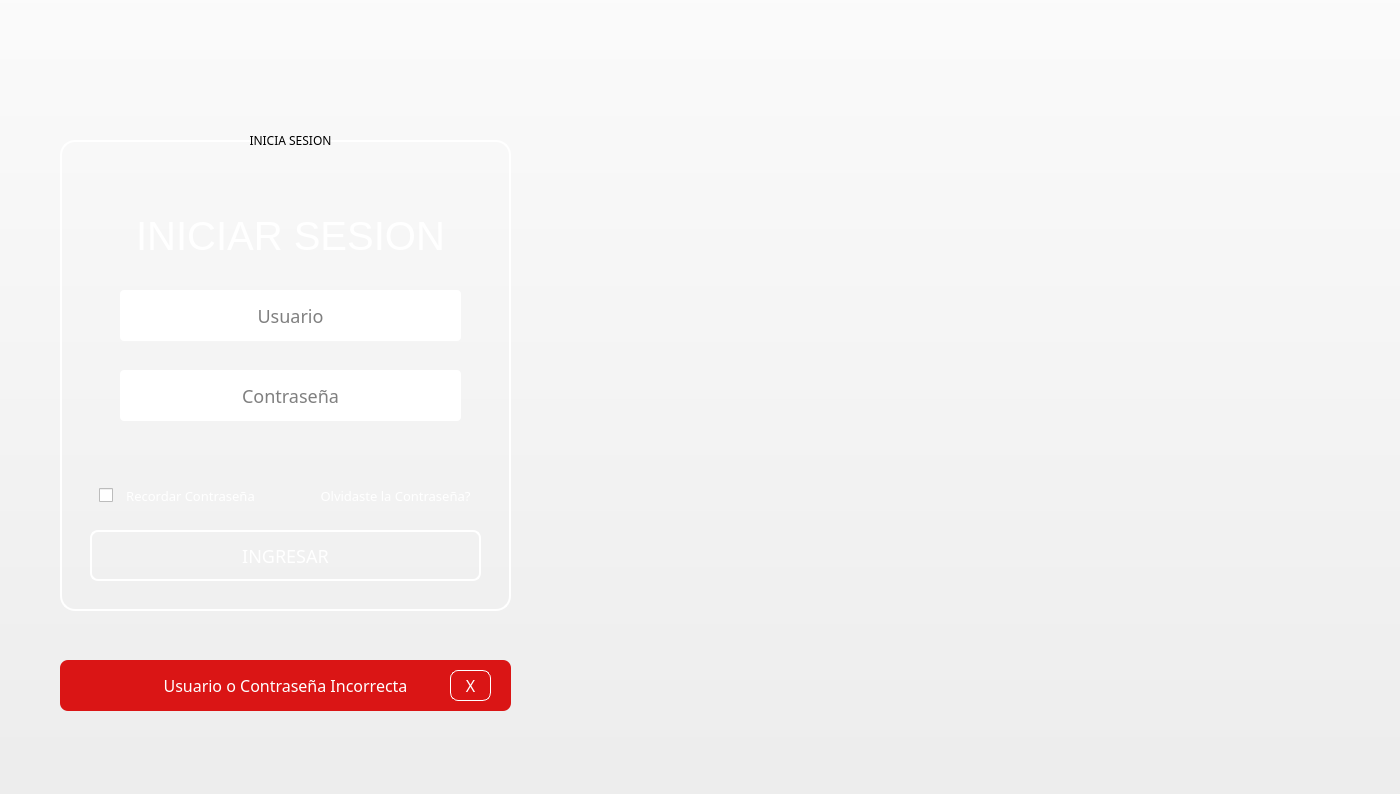
<?xml version="1.0" encoding="UTF-8"?>
<ui version="4.0">
 <class>mainWindow</class>
 <widget class="QMainWindow" name="mainWindow">
  <property name="geometry">
   <rect>
    <x>0</x>
    <y>0</y>
    <width>1400</width>
    <height>794</height>
   </rect>
  </property>
  <property name="minimumSize">
   <size>
    <width>1200</width>
    <height>794</height>
   </size>
  </property>
  <property name="maximumSize">
   <size>
    <width>1400</width>
    <height>794</height>
   </size>
  </property>
  <property name="windowTitle">
   <string>RecFace</string>
  </property>
  <property name="styleSheet">
   <string notr="true">*{
	font-family:century gothic;
	font-size:40
}


QFrame{
	background: transparent;
	border-width: 2px;
	border-radius:15px;
  	border-style: solid;
	border-color: white;
}

#btningresar{
	background: transparent;
 	border-style: solid;
	border-color: white;
	border-width: 2px;
	border-radius:8px;
	font-size:18px;

}

#pushButton_2{
	background: transparent;
	border-radius:60px;


}
QLabel{
background:0A2732;
color:white;
font-size: 30px;

}

QPushButton{
	color:white;
}

QPushButton{
	color:white;
}
#btningresar:hover{
		background:black;
		border-style: solid;
		border-color: white;
		border-width: 2px;
		color:red;
}

#usuario{

	font-size:18px;
	border-radius:4px;
	


}

#password{

	font-size:18px;
	border-radius:4px;
	


}
#textEdit{

	font-size:18px;
	background:transparent;
	border-radius:transparent;
	color:white;

}

#inicia{
	
border:transparent;
color:white;
font-size:40px;
font-family: arial;
}


#inicia_2{
	
border:transparent;
color:white;
font-size:13px;
}


#inicia_3{
	
border:transparent;
color:white;
font-size:13px;
}

#error{
	background: #DA1515;
    border-radius:8px;
	font-size:16px;

}

#errorbtn{
	background: transparent;
    border-radius:4px;
	font-size:16px;

	border-style: solid;
    border-color: white;
	border-width: 1px;
	border-radius:8px;
}

#errorbtn:hover{
	background: black;
    border-radius:4px;
	font-size:16px;
	border-style: solid;
    border-color: black;
	border-width: 1px;
	border-radius:8px;
}
</string>
  </property>
  <property name="iconSize">
   <size>
    <width>800</width>
    <height>600</height>
   </size>
  </property>
  <widget class="QWidget" name="centralwidget">
   <widget class="QFrame" name="frame">
    <property name="geometry">
     <rect>
      <x>60</x>
      <y>140</y>
      <width>451</width>
      <height>471</height>
     </rect>
    </property>
    <property name="frameShape">
     <enum>QFrame::StyledPanel</enum>
    </property>
    <property name="frameShadow">
     <enum>QFrame::Raised</enum>
    </property>
    <widget class="QPushButton" name="btningresar">
     <property name="geometry">
      <rect>
       <x>30</x>
       <y>390</y>
       <width>391</width>
       <height>51</height>
      </rect>
     </property>
     <property name="text">
      <string>INGRESAR</string>
     </property>
    </widget>
    <widget class="QLineEdit" name="usuario">
     <property name="enabled">
      <bool>true</bool>
     </property>
     <property name="geometry">
      <rect>
       <x>60</x>
       <y>150</y>
       <width>341</width>
       <height>51</height>
      </rect>
     </property>
     <property name="mouseTracking">
      <bool>true</bool>
     </property>
     <property name="acceptDrops">
      <bool>true</bool>
     </property>
     <property name="inputMask">
      <string/>
     </property>
     <property name="text">
      <string/>
     </property>
     <property name="alignment">
      <set>Qt::AlignCenter</set>
     </property>
     <property name="dragEnabled">
      <bool>true</bool>
     </property>
     <property name="readOnly">
      <bool>false</bool>
     </property>
     <property name="placeholderText">
      <string>Usuario</string>
     </property>
     <property name="clearButtonEnabled">
      <bool>true</bool>
     </property>
    </widget>
    <widget class="QLineEdit" name="password">
     <property name="enabled">
      <bool>true</bool>
     </property>
     <property name="geometry">
      <rect>
       <x>60</x>
       <y>230</y>
       <width>341</width>
       <height>51</height>
      </rect>
     </property>
     <property name="mouseTracking">
      <bool>true</bool>
     </property>
     <property name="acceptDrops">
      <bool>true</bool>
     </property>
     <property name="inputMask">
      <string/>
     </property>
     <property name="text">
      <string/>
     </property>
     <property name="alignment">
      <set>Qt::AlignCenter</set>
     </property>
     <property name="dragEnabled">
      <bool>true</bool>
     </property>
     <property name="readOnly">
      <bool>false</bool>
     </property>
     <property name="placeholderText">
      <string>Contraseña</string>
     </property>
     <property name="clearButtonEnabled">
      <bool>true</bool>
     </property>
    </widget>
    <widget class="QLabel" name="inicia">
     <property name="geometry">
      <rect>
       <x>70</x>
       <y>70</y>
       <width>321</width>
       <height>51</height>
      </rect>
     </property>
     <property name="text">
      <string>INICIAR SESION</string>
     </property>
     <property name="scaledContents">
      <bool>false</bool>
     </property>
     <property name="alignment">
      <set>Qt::AlignCenter</set>
     </property>
    </widget>
    <widget class="QLabel" name="inicia_2">
     <property name="geometry">
      <rect>
       <x>60</x>
       <y>330</y>
       <width>141</width>
       <height>51</height>
      </rect>
     </property>
     <property name="text">
      <string>Recordar Contraseña</string>
     </property>
     <property name="scaledContents">
      <bool>false</bool>
     </property>
     <property name="alignment">
      <set>Qt::AlignCenter</set>
     </property>
    </widget>
    <widget class="QCheckBox" name="checkBox">
     <property name="geometry">
      <rect>
       <x>39</x>
       <y>340</y>
       <width>21</width>
       <height>31</height>
      </rect>
     </property>
     <property name="text">
      <string/>
     </property>
    </widget>
    <widget class="QLabel" name="inicia_3">
     <property name="geometry">
      <rect>
       <x>210</x>
       <y>330</y>
       <width>251</width>
       <height>51</height>
      </rect>
     </property>
     <property name="text">
      <string>Olvidaste la Contraseña?</string>
     </property>
     <property name="scaledContents">
      <bool>false</bool>
     </property>
     <property name="alignment">
      <set>Qt::AlignCenter</set>
     </property>
    </widget>
   </widget>
   <widget class="QToolButton" name="pushButton_2">
    <property name="geometry">
     <rect>
      <x>170</x>
      <y>30</y>
      <width>241</width>
      <height>221</height>
     </rect>
    </property>
    <property name="text">
     <string>INICIA SESION</string>
    </property>
    <property name="icon">
     <iconset resource="iconos/imagenes.qrc">
      <normaloff>:/logos/umbrella.png</normaloff>:/logos/umbrella.png</iconset>
    </property>
    <property name="iconSize">
     <size>
      <width>400</width>
      <height>600</height>
     </size>
    </property>
   </widget>
   <widget class="QPushButton" name="error">
    <property name="geometry">
     <rect>
      <x>60</x>
      <y>660</y>
      <width>451</width>
      <height>51</height>
     </rect>
    </property>
    <property name="text">
     <string>Usuario o Contraseña Incorrecta</string>
    </property>
   </widget>
   <widget class="QPushButton" name="errorbtn">
    <property name="enabled">
     <bool>true</bool>
    </property>
    <property name="geometry">
     <rect>
      <x>450</x>
      <y>670</y>
      <width>41</width>
      <height>31</height>
     </rect>
    </property>
    <property name="text">
     <string>X</string>
    </property>
    <property name="iconSize">
     <size>
      <width>14</width>
      <height>16</height>
     </size>
    </property>
   </widget>
   <widget class="QPushButton" name="fondo">
    <property name="geometry">
     <rect>
      <x>-30</x>
      <y>-250</y>
      <width>1451</width>
      <height>1051</height>
     </rect>
    </property>
    <property name="autoFillBackground">
     <bool>false</bool>
    </property>
    <property name="text">
     <string/>
    </property>
    <property name="icon">
     <iconset resource="iconos/imagenes.qrc">
      <normaloff>:/logos/umbrellafondo.jpg</normaloff>:/logos/umbrellafondo.jpg</iconset>
    </property>
    <property name="iconSize">
     <size>
      <width>3000</width>
      <height>1200</height>
     </size>
    </property>
   </widget>
   <zorder>fondo</zorder>
   <zorder>frame</zorder>
   <zorder>pushButton_2</zorder>
   <zorder>error</zorder>
   <zorder>errorbtn</zorder>
  </widget>
 </widget>
 <resources>
  <include location="iconos/imagenes.qrc"/>
 </resources>
 <connections/>
</ui>
